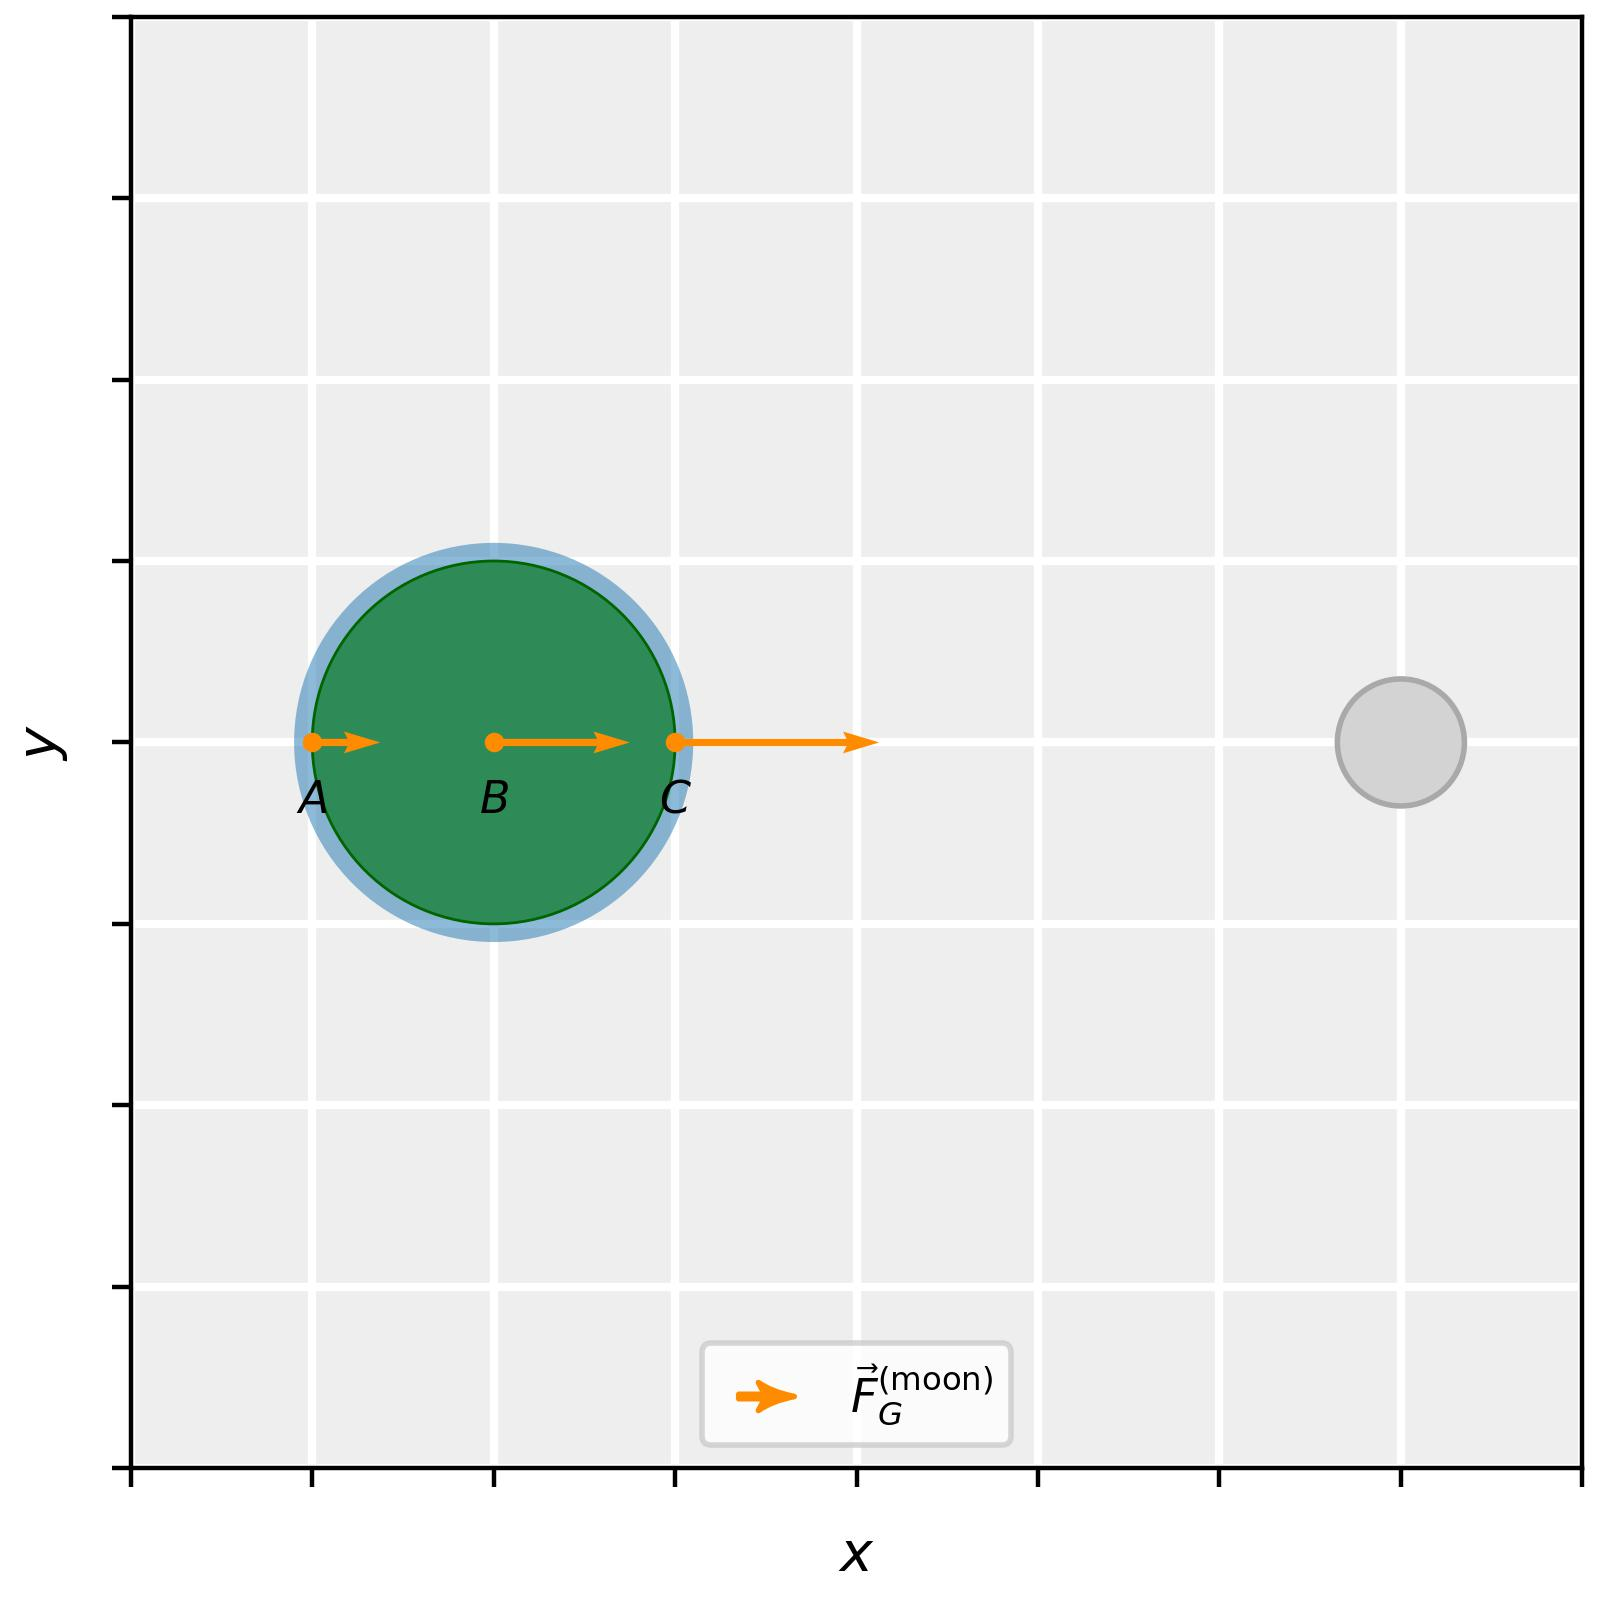

Generate this figure with Python:
import sys
from matplotlib import colors, pyplot as plt
import numpy as np


sys.path.append("/Users/timdewild/Library/CloudStorage/GoogleDrive-t.w.j.de.wild@rug.nl/Mijn Drive/Digital Demos/AnimationClass/src/")

from matnimation.artist.static.static_circle import StaticCircle
from matnimation.canvas.single_canvas import SingleCanvas
from matnimation.artist.static.static_text import StaticText
from matnimation.artist.static.static_polygon import StaticPolygon
from matnimation.artist.static.static_scatter import StaticScatter
from matnimation.artist.static.static_quiver import StaticQuiver
from matnimation.tides_forces.tides import Tides




#--- Global constants ---#
radius_earth = 1
ocean_scaling = 1.1
distance_earth_moon = 5

#--- Tidal force due to moon on earth ---#
dth = np.pi/16
theta_vectors = np.arange(0,2*np.pi+dth, dth)

tides = Tides(
    radius_earth = radius_earth,
    ocean_scaling = ocean_scaling,
    distance_earth_moon = distance_earth_moon
)
tides.generate_tidal_bulges()

x_vectors = radius_earth * np.cos(theta_vectors)
y_vectors = radius_earth * np.sin(theta_vectors)

F_tidal_moon_x, F_tidal_moon_y = tides.tidal_force_moon(theta_vectors, tides.t[0], scale = 1)

#--- Tidal bulges due to moon on earth ---#
x_bulge_moon, y_bulge_moon = tides.generate_tidal_bulges(body = 'moon')



#--- Define Canvas ---#

canvas = SingleCanvas(
    (4,4),
    400,
    [],
    [-2, 6, -4, 4],      #[-3, 3, -3, 3][-2, 6, -4, 4]
    ['$x$','$y$']
)

canvas.set_axis_properties(
    aspect = 'equal', 
    xticklabels = [], 
    yticklabels = [],
    #title = "Frame: Earth Center of Mass"
    )

#--- Define earth and ocean ---#

earth = StaticCircle(
    name = 'Earth (equator slice)', 
    radius = radius_earth,
    xy_center = (0., 0.)
)

earth.set_styling_properties(
    facecolor = 'seagreen',
    edgecolor = 'darkgreen',
    linewidth = 0.5,
    zorder = 3
    )

canvas.add_artist(earth)

ocean = StaticCircle(
    name = 'Ocean', 
    radius = ocean_scaling * radius_earth,
    xy_center = (0., 0.)
)

# ocean = StaticPolygon(
#     'ocean',
#     x_data = x_bulge_moon[:,0],
#     y_data = y_bulge_moon[:,0]
# )

ocean.set_styling_properties(
    facecolor = colors.to_rgba('tab:blue', 0.5), 
    zorder = 2
)

canvas.add_artist(ocean)

# ocean_no_tides = StaticCircle(
#     'ocean no tides',
#     radius = ocean_scaling * radius_earth,
#     xy_center = (0,0)
# )

# ocean_no_tides.set_styling_properties(
#     linewidth = 0.5,
#     linestyle = 'dotted',
#     edgecolor = 'k',
#     facecolor = 'None'
# )

# canvas.add_artist(ocean_no_tides)

#--- ABC forces on earth due to moon ---#
scale = 1.333

y_offset = 0.04

x_vec = np.array([-1, 0, 1])
y_vec = np.array([0, 0, 0])

force_moon_x_vec = np.array([0.5, 1, 1.5])
force_moon_y_vec = np.zeros_like(y_vec)

tidal_force_x_vec = force_moon_x_vec - np.ones_like(force_moon_x_vec)
tidal_force_y_vec = force_moon_y_vec

force_com_x = force_moon_x_vec[1] * np.ones_like(force_moon_x_vec)
force_com_y = force_moon_y_vec[1] * np.ones_like(force_moon_y_vec)

#--- Gravitational force due to moon on ABC ---#

force_moon = StaticQuiver(
    name = '$\\vec{F}_G^\\mathrm{(moon)}$',
    x_data = x_vec,
    y_data = y_vec,
    Fx_data = force_moon_x_vec,
    Fy_data = force_moon_y_vec, 
    scale = scale,
    scale_units = 'xy',
    width = 0.005, 
    color = 'darkorange'
)

canvas.add_artist(force_moon, in_legend=True)

force_moon.set_styling_properties(
    zorder = 4
)

#--- Subtract gravitational force at B (center of mass) ---#

# force_com_sub = StaticQuiver(
#     name = '$-\\vec{F}_B^\\mathrm{(moon)}$',
#     x_data = x_vec,
#     y_data = y_vec + y_offset,
#     Fx_data = -force_com_x,
#     Fy_data = -force_com_y, 
#     scale = scale,
#     scale_units = 'xy',
#     width = 0.005, 
#     color = 'darkred'
# )

# canvas.add_artist(force_com_sub, in_legend = True)

# force_com_sub.set_styling_properties(
#     zorder = 4
# )

#--- Tidal force at ABC ---#

# tidal_force_moon_ABC = StaticQuiver(
#     name = "$\\vec{F}_\\mathrm{tid}^\\mathrm{(moon)}$",
#     x_data = x_vec,
#     y_data = y_vec,
#     Fx_data = tidal_force_x_vec,
#     Fy_data = tidal_force_y_vec, 
#     scale = 1.333,
#     scale_units = 'xy',
#     width = 0.005, 
#     color = 'darkorange'
# )

# canvas.add_artist(tidal_force_moon_ABC, in_legend = True)

# tidal_force_moon_ABC.set_styling_properties(
#     zorder = 4
# )

#--- ABC points to introduce tidal field

points_ABC = StaticScatter(
    name='ABC',
    x_data = x_vec,
    y_data = y_vec,

)

points_ABC.set_styling_properties(
    color = 'darkorange',
    markersize = 5,
    zorder = 4
)

canvas.add_artist(points_ABC)

for i, label_name in enumerate(['$A$','$B$','$C$']):
    label = StaticText(name = label_name, xy_center = (x_vec[i],y_vec[i]-0.2))

    label.set_styling_properties(
        horizontalalignment = 'center',
        verticalalignment = 'top',
        zorder = 4, 
        fontsize = 8,
        color = 'k'
    )

    canvas.add_artist(label)

#--- Tidal force at points around equator ---#

# tidal_forces_scatter = StaticScatter(
#     'tidal forces scatter',
#     x_data = x_vectors,
#     y_data = y_vectors
# )

# tidal_forces_scatter.set_styling_properties(
#     zorder = 4,
#     markersize = 2, #5
#     color  = 'darkblue'
# )

# canvas.add_artist(tidal_forces_scatter)

# tidal_forces_moon = StaticQuiver(
#     name = "$\\vec{F}_\\mathrm{tid}^\\mathrm{(moon)}$",
#     x_data = x_vectors,
#     y_data = y_vectors,
#     Fx_data = F_tidal_moon_x,
#     Fy_data = F_tidal_moon_y,
#     scale = 20,
#     scale_units = 'xy', 
#     color = 'darkblue',
#     width = 0.003 #0.005
# )

# canvas.add_artist(tidal_forces_moon, in_legend = True)

# tidal_forces_moon.set_styling_properties(
#     zorder = 4
# )

#--- Moon and its orbit ---#

moon_orbit = StaticCircle(
    name = 'Moon orbit',
    radius = distance_earth_moon,
    xy_center = (0,0),
) 

moon_orbit.set_styling_properties(
    edgecolor = 'darkgrey',
    facecolor = 'None',
    linewidth = 0.75
)

moon = StaticCircle(
    name = 'Moon',
    radius = 0.35,
    xy_center = (distance_earth_moon,0)
)

moon.set_styling_properties(
    edgecolor = 'darkgrey',
    facecolor = 'lightgrey'
)

#canvas.add_artist(moon_orbit, in_legend = False)
canvas.add_artist(moon)

canvas.construct_legend(ncols = 3, loc = 'lower center', fontsize = 'small')

canvas.save_canvas('stem_animation/scene2/scene2_2.jpg')
